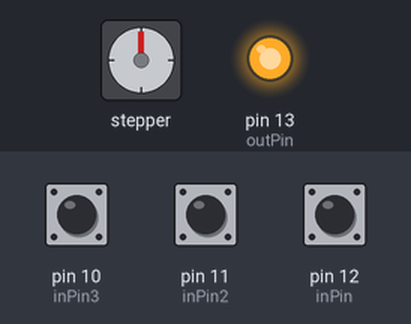
Bench run of a sketch on a simulated Arduino Uno, built with avr-gcc and run on an emulated ATmega328P. On the bench: stepper motor, output pins drawn as LEDs (lit = HIGH). Wiring (inferred from the names in the program): stepper motor driver (200 steps per turn assumed): step pin 9; direction pin 8. The inputs (shaded band) are chosen by the test bench; at power-on: pin 11 (inPin2) HIGH, pin 10 (inPin3) HIGH, pin 12 (inPin) HIGH. Pins used as bus, display or sensor lines are not drawn.

Above: at 1.2 s.
1.3 s: pin 11 (inPin2) pulled LOW for 0.15 s
At 1.9 s:
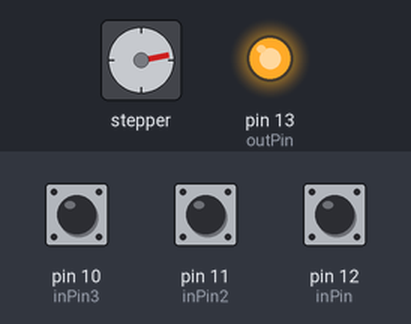
4.3 s: pin 10 (inPin3) pulled LOW for 0.15 s
7.4 s: pin 12 (inPin) pulled LOW for 0.15 s
At 7.68 s:
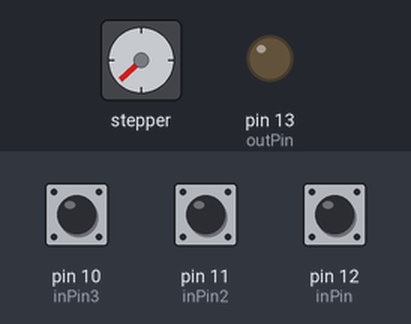
10.4 s: pin 12 (inPin) pulled LOW for 1 s
At 11.67 s:
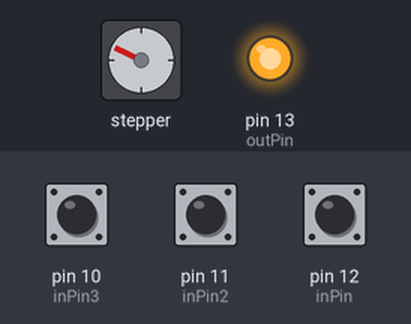
13.4 s: pin 12 (inPin) pulled LOW for 0.15 s
At 13.82 s:
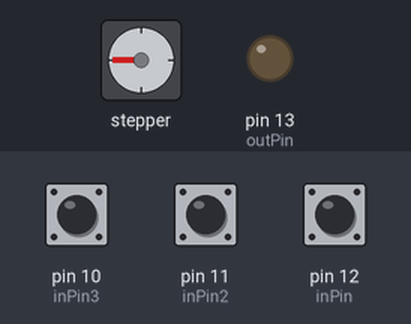
16.5 s: pin 12 (inPin) pulled LOW for 0.15 s
At 16.89 s:
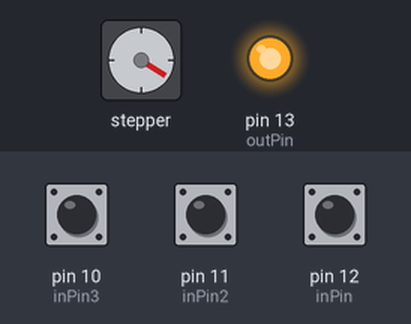
Timing chart, 0 to 20.5 s (numbered marks = the images above; inputs shaded):
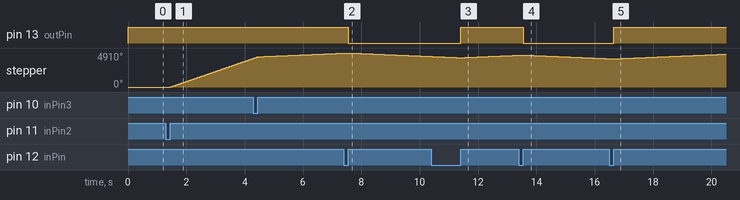

The sketch:

SliderControl.ino
```cpp
/*
 *  Double Rail Easy Motorized Camera Slider Control
 *  Video https://www.youtube.com/watch?v=GOIA8eYxm0Q
*/

  //buttons ///////////////////////////////////////////////////////////////
int inPin = 12;         // the number of the input pin
int inPin2 = 11;
int inPin3 = 10;
int outPin = 13;       // the number of the output pin

int state = HIGH;      // the current state of the output pin
int reading;  // the current reading from the input pin
int button2;
int button3;
int previous = LOW;    // the previous reading from the input pin
int previous2 = LOW;    // the previous reading from the input pin
int previous3 = LOW;    // the previous reading from the input pin

// the follow variables are long's because the time, measured in miliseconds,
// will quickly become a bigger number than can be stored in an int.

//button
long time = 0;         // the last time the output pin was toggled
long debounce = 200;   // the debounce time, increase if the output flickers

//motor
#include <Stepper.h>
unsigned int oneway = 1;                      // counter for steps
unsigned int onerev = 15400;               // limit turns by slider length
int microSecDelay = 100;          // delay between steps and speed of the motor  (about as fast as the system can react, higher number = slower)
int microSecDelayStepSpeed = 1000; //turn speed delay, higher -> slower turn
int speed1 = 1000; //turn speed mode 1 / normal
int speed2 = 10000; //turn speed mode 2 / slow timelapse
int dirPin = 8;                  // output pin for stepper motor direction
int stepPin = 9;                 // output pin for the pin used to step the motor
int turn = LOW;

void setup() {
  //buttons ///////////////////////////////////////////////////////////////

  pinMode(inPin, INPUT_PULLUP); //Assign button pin, turn pullup resitor on
  pinMode(inPin2, INPUT_PULLUP);
  pinMode(inPin3, INPUT_PULLUP);
  pinMode(outPin, OUTPUT);

  //buttons ///////////////////////////////////////////////////////////////
  //mottor ///////////////////////////////////////////////////////////////

  pinMode(dirPin, OUTPUT);       // Assign output mode to pin for direction
  pinMode(stepPin, OUTPUT);      // Assign output mode to pin for setp
  digitalWrite(dirPin, LOW);     // Initialize dir pin
  digitalWrite(stepPin, LOW);    // Initialize step pin
  oneway = 1;

  //motor  ///////////////////////////////////////////////////////////////
}

void loop()
{

  //buttons ///////////////////////////////////////////////////////////////

  reading = digitalRead(inPin);
  button2 = digitalRead(inPin2);
  button3 = digitalRead(inPin3);

  // if the input just went from LOW and HIGH and we've waited long enough
  // to ignore any noise on the circuit, toggle the output pin and remember
  // the time
  // turn direction button
  if (reading == HIGH && previous == LOW && millis() - time > debounce) {
    if (state == HIGH)
      state = LOW;
    else
      state = HIGH;

    time = millis();
  }

 // if (button2 == LOW){
      // If button pushed, turn LED on
   //  turn = HIGH;
 // } else {turn = LOW;}

  //start/stop button
   if (button2 == HIGH && previous2 == LOW && millis() - time > debounce) {
    if (turn == HIGH)
  {
    turn = LOW;
    oneway=1; //reset step count
  }else{
      turn = HIGH;
  }
    time = millis();
  }

    previous2 = button2;

  //speed button
   if (button3 == HIGH && previous3 == LOW && millis() - time > debounce) {
    if (microSecDelayStepSpeed == speed1)
  {
      microSecDelayStepSpeed = speed2;
   // oneway=1; //reset step count
  }else{
      microSecDelayStepSpeed = speed1;
  }
    time = millis();
  }

    previous3 = button3;

  digitalWrite(outPin, state);
  digitalWrite(dirPin, state);

  previous = reading;


  //buttons ///////////////////////////////////////////////////////////////

  //motor ///////////////////////////////////////////////////////////////

  if (turn == HIGH && oneway < onerev){
    digitalWrite(stepPin, HIGH);       // Step motor
    delayMicroseconds(microSecDelay);  // Wait microseconds
    digitalWrite(stepPin, LOW);        // Step motor
    delayMicroseconds(microSecDelay);  // Wait microseconds
    delayMicroseconds(microSecDelayStepSpeed);  // Waint between steps - turn speed
    oneway++; //count steps
  } else {
    delayMicroseconds(microSecDelayStepSpeed);  // Step speed

    }

  //motor ///////////////////////////////////////////////////////////////

}
```

Measured:
- after the input at 1.3 s, stepper: keeps turning clockwise at about 1455°/s, starting after 0.15 s
- after the input at 7.4 s, pin 13 (outPin): HIGH → LOW after 0.15 s
- after the input at 10.4 s, pin 13 (outPin): LOW → HIGH after 1.0 s
- after the input at 13.4 s, pin 13 (outPin): HIGH → LOW after 0.15 s
- after the input at 16.5 s, pin 13 (outPin): LOW → HIGH after 0.15 s
